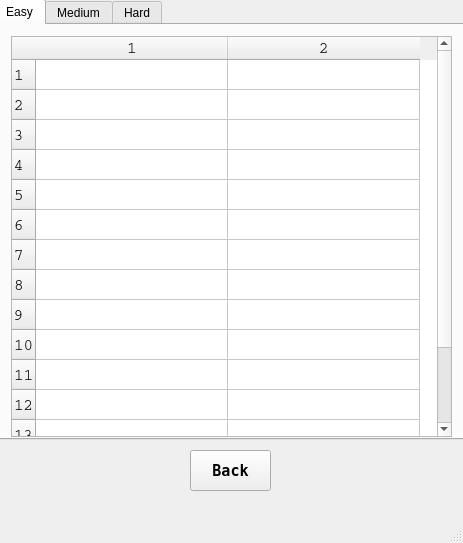
<?xml version="1.0" encoding="UTF-8"?>
<ui version="4.0">
 <class>MainWindow</class>
 <widget class="QMainWindow" name="MainWindow">
  <property name="geometry">
   <rect>
    <x>0</x>
    <y>0</y>
    <width>463</width>
    <height>543</height>
   </rect>
  </property>
  <property name="windowTitle">
   <string>Leaderboards</string>
  </property>
  <widget class="QWidget" name="centralwidget">
   <widget class="QTabWidget" name="tabWidget">
    <property name="geometry">
     <rect>
      <x>-6</x>
      <y>-1</y>
      <width>471</width>
      <height>441</height>
     </rect>
    </property>
    <property name="currentIndex">
     <number>0</number>
    </property>
    <property name="documentMode">
     <bool>false</bool>
    </property>
    <widget class="QWidget" name="tab">
     <attribute name="title">
      <string>Easy</string>
     </attribute>
     <widget class="QTableWidget" name="tableWidget">
      <property name="geometry">
       <rect>
        <x>15</x>
        <y>11</y>
        <width>441</width>
        <height>401</height>
       </rect>
      </property>
      <property name="font">
       <font>
        <family>Courier</family>
        <pointsize>12</pointsize>
       </font>
      </property>
      <property name="rowCount">
       <number>15</number>
      </property>
      <property name="columnCount">
       <number>2</number>
      </property>
      <attribute name="horizontalHeaderVisible">
       <bool>true</bool>
      </attribute>
      <attribute name="horizontalHeaderCascadingSectionResizes">
       <bool>false</bool>
      </attribute>
      <attribute name="horizontalHeaderMinimumSectionSize">
       <number>25</number>
      </attribute>
      <attribute name="horizontalHeaderDefaultSectionSize">
       <number>192</number>
      </attribute>
      <attribute name="horizontalHeaderHighlightSections">
       <bool>false</bool>
      </attribute>
      <attribute name="horizontalHeaderShowSortIndicator" stdset="0">
       <bool>false</bool>
      </attribute>
      <attribute name="horizontalHeaderStretchLastSection">
       <bool>false</bool>
      </attribute>
      <attribute name="verticalHeaderVisible">
       <bool>true</bool>
      </attribute>
      <attribute name="verticalHeaderCascadingSectionResizes">
       <bool>false</bool>
      </attribute>
      <attribute name="verticalHeaderShowSortIndicator" stdset="0">
       <bool>true</bool>
      </attribute>
      <row/>
      <row/>
      <row/>
      <row/>
      <row/>
      <row/>
      <row/>
      <row/>
      <row/>
      <row/>
      <row/>
      <row/>
      <row/>
      <row/>
      <row/>
      <column/>
      <column/>
     </widget>
    </widget>
    <widget class="QWidget" name="tab_2">
     <attribute name="title">
      <string>Medium</string>
     </attribute>
     <widget class="QTableWidget" name="tableWidget_2">
      <property name="geometry">
       <rect>
        <x>15</x>
        <y>11</y>
        <width>441</width>
        <height>401</height>
       </rect>
      </property>
      <property name="font">
       <font>
        <family>Courier</family>
        <pointsize>12</pointsize>
       </font>
      </property>
      <property name="rowCount">
       <number>15</number>
      </property>
      <property name="columnCount">
       <number>2</number>
      </property>
      <attribute name="horizontalHeaderDefaultSectionSize">
       <number>192</number>
      </attribute>
      <row/>
      <row/>
      <row/>
      <row/>
      <row/>
      <row/>
      <row/>
      <row/>
      <row/>
      <row/>
      <row/>
      <row/>
      <row/>
      <row/>
      <row/>
      <column/>
      <column/>
     </widget>
    </widget>
    <widget class="QWidget" name="tab_3">
     <attribute name="title">
      <string>Hard</string>
     </attribute>
     <widget class="QTableWidget" name="tableWidget_3">
      <property name="geometry">
       <rect>
        <x>15</x>
        <y>11</y>
        <width>441</width>
        <height>401</height>
       </rect>
      </property>
      <property name="font">
       <font>
        <family>Courier</family>
        <pointsize>12</pointsize>
       </font>
      </property>
      <property name="rowCount">
       <number>15</number>
      </property>
      <property name="columnCount">
       <number>2</number>
      </property>
      <attribute name="horizontalHeaderDefaultSectionSize">
       <number>192</number>
      </attribute>
      <row/>
      <row/>
      <row/>
      <row/>
      <row/>
      <row/>
      <row/>
      <row/>
      <row/>
      <row/>
      <row/>
      <row/>
      <row/>
      <row/>
      <row/>
      <column/>
      <column/>
     </widget>
    </widget>
   </widget>
   <widget class="QPushButton" name="pushButton">
    <property name="geometry">
     <rect>
      <x>190</x>
      <y>450</y>
      <width>81</width>
      <height>41</height>
     </rect>
    </property>
    <property name="font">
     <font>
      <family>Terminal</family>
      <pointsize>11</pointsize>
      <weight>75</weight>
      <bold>true</bold>
     </font>
    </property>
    <property name="text">
     <string>Back</string>
    </property>
   </widget>
  </widget>
  <widget class="QMenuBar" name="menubar">
   <property name="geometry">
    <rect>
     <x>0</x>
     <y>0</y>
     <width>463</width>
     <height>26</height>
    </rect>
   </property>
  </widget>
  <widget class="QStatusBar" name="statusbar"/>
 </widget>
 <resources/>
 <connections/>
</ui>
